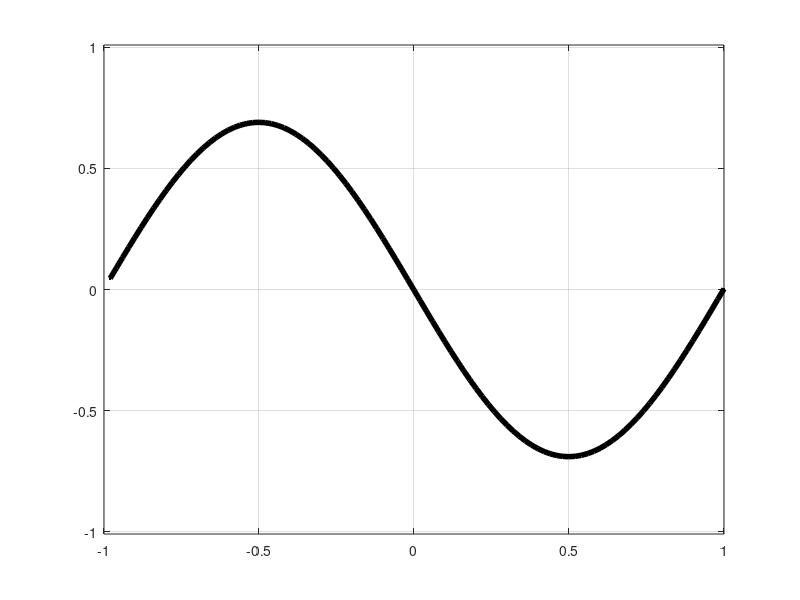

Reproduce this figure in MATLAB.
% explicit solution of advection eqn  u_t + a u_x, periodic BCs

% Grid and initial data:
a = 1;    % change between 1 and -1
h = .02;
k = .25*h/abs(a);
x = (-1+h:h:1)';
%v = abs(x-0.2)<.3;
v = sin(pi*x);

figure(1); clf;
plt = plot(x,v,'k.-', 'linewidth',4);
axis([-1 1 -1.01 1.01])
grid on

% Sparse matrices for finite differences
N = length(x);  e = ones(N,1);
Db = spdiags([-e  e], [-1 0], N, N);
Df = spdiags([-e  e], [0  1], N, N);
Db(1,end) = -1;   % periodic BCs
Df(end,1) = 1;
Db = 1/h * Db;
Df = 1/h * Df;

Tf = 5;
% adjust either final time or time-step to have integer steps
numsteps = ceil(Tf / k);
%k = Tf / numsteps
Tf = k*numsteps;

% Time-stepping:
for n=1:numsteps
  % Try these two first:
  %vnew = v + k*(-a*(Db*v));
  %vnew = v + k*(-a*(Df*v));
  vnew = v + k*(-a*(...
      (a > 0)*(Db*v) + (a <= 0)*(Df*v) ));
  v = vnew;
  set(plt,'ydata',v)
  drawnow
  %pause
end

